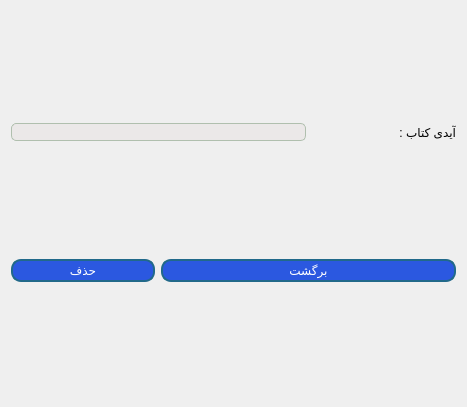
<?xml version="1.0" encoding="UTF-8"?>
<ui version="4.0">
 <class>DeleteBook</class>
 <widget class="QDialog" name="DeleteBook">
  <property name="geometry">
   <rect>
    <x>0</x>
    <y>0</y>
    <width>467</width>
    <height>407</height>
   </rect>
  </property>
  <property name="windowTitle">
   <string>حذف</string>
  </property>
  <property name="windowIcon">
   <iconset resource="resources.qrc">
    <normaloff>:/img/images/login.png</normaloff>:/img/images/login.png</iconset>
  </property>
  <property name="styleSheet">
   <string notr="true">
QLineEdit{
	border : 1px solid #b0bfae;
	border-radius : 5px;
	background-color : #ebe8e8;
}

QPushButton{
	border-radius: 10px;
	padding : 2px 5px;
	background :#2b58e0;
	border : 2px solid #21698a;
	color : white;
}
QPushButton:hover {
	background-color : #75a0eb ;
}
QToolButton
{
border-radius:10px;
background:red;
color:white;
}
</string>
  </property>
  <layout class="QGridLayout" name="gridLayout">
   <item row="0" column="0" colspan="2">
    <widget class="QLineEdit" name="bookid"/>
   </item>
   <item row="0" column="2">
    <widget class="QLabel" name="label">
     <property name="text">
      <string>آیدی کتاب :</string>
     </property>
    </widget>
   </item>
   <item row="1" column="0">
    <widget class="QPushButton" name="delete_2">
     <property name="text">
      <string>حذف</string>
     </property>
    </widget>
   </item>
   <item row="1" column="1" colspan="2">
    <widget class="QPushButton" name="back">
     <property name="text">
      <string>برگشت</string>
     </property>
    </widget>
   </item>
  </layout>
 </widget>
 <resources>
  <include location="resources.qrc"/>
 </resources>
 <connections/>
</ui>
